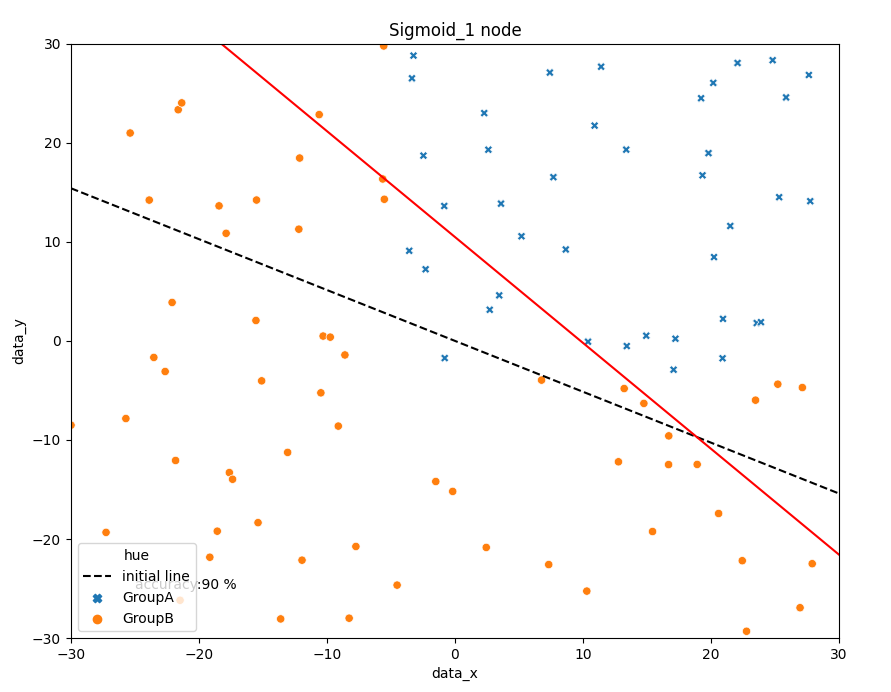

This figure's Python source:
from matplotlib import colors
import seaborn as sns
import pandas as pd
import numpy as np
import matplotlib.pyplot as plt
import timeit
plt.figure(figsize=(9, 7))
plt.axis([-30, 30, -30, 30])

# import dataset.csv and processing Label

data = pd.read_csv("dataset.csv", index_col="Unnamed: 0")

# Activation functon


def sigmoid(x):
    y = 1/(1+np.exp(-x))
    return(y)


def relu(x):
    if x >= 0:
        y = x
    else:
        y = 0
    return y


def step(x):
    if x >= 0:
        y = 1
    else:
        y = 0
    return y

# Define 'sigmoid', 'relu' derivate function


def der_sigmoid(x):
    y = sigmoid(x) * (1 - sigmoid(x))
    return y


def der_relu(x):
    if x >= 0:
        y = 1
    else:
        y = 0
    return y

# Inital Value and Parameter


features = data[["data_x", "data_y"]]
Label = data["Label"]

n_feature = features.shape[1]
n_output = 1
iteration = 1000
learning_rate = 0.01

W = np.random.rand(n_feature, 1)
b = np.zeros(n_output)

# ForwardPropagation


def forward_propagtion(x, w, b, opt='sigmoid'):
    net_out = np.zeros(x.shape[0])
    function_out = np.zeros(x.shape[0])
    for i in range(data.shape[0]):
        x_i = x.iloc[i]
        net_out[i] = (np.matmul(x_i, w) + b)

        if (opt == 'sigmoid'):
            function_out[i] = sigmoid(net_out[i])
        elif (opt == 'relu'):
            function_out[i] = relu(net_out[i])

    return function_out

# Backpropagation


def back_propagation(x, y, w, b, learn_rate=learning_rate, opt='sigmoid'):
    net_out = np.zeros(x.shape[0])
    function_out = np.zeros(x.shape[0])

    for i in range(Label.shape[0]):
        x_i = x.iloc[i]
        net_out[i] = np.matmul(x_i, w) + b
        function_out[i] = sigmoid(net_out[i])

        if opt == 'sigmoid':
            w[0] = w[0] + learning_rate * (y.iloc[i] - function_out[i]) * function_out[i] * \
                (1-function_out[i]) * x_i[0]
            w[1] = w[1] + learning_rate * (y.iloc[i] - function_out[i]) * function_out[i] * \
                (1-function_out[i]) * x_i[1]
            b = b + learning_rate * (y.iloc[i] - function_out[i]) * function_out[i] * \
                (1-function_out[i]) * 1

        elif opt == 'relu':
            w[0] = w[0] + learning_rate * \
                (y.iloc[i] - function_out[i]) * der_relu(net_out[i]) * x_i[0]
            w[1] = w[1] + learning_rate * \
                (y.iloc[i] - function_out[i]) * der_relu(net_out[i]) * x_i[1]
            b = b + learning_rate * \
                (y.iloc[i] - function_out[i]) * der_relu(net_out[i]) * 1

    return w, b

# Initial line


line_x = np.linspace(-30, 30, 100)
line_y = -W[0] / W[1] * line_x - b / W[1]
plt.plot(line_x, line_y, '--k', label='initial line')

# Run whole batch
start_time = timeit.default_timer()
for i in range(iteration):
    activate_out = forward_propagtion(features, W, b, opt='sigmoid')
    W, b = back_propagation(features, Label, W, b, opt='sigmoid')
end_time = timeit.default_timer()

operating_time = round(end_time - start_time, 1)
print(f"{operating_time}초 걸렸습니다.")

# Accuracy

prediction = pd.Series(np.around(activate_out))
data["prediction"] = prediction

accuracy = 0
for i in range(data.shape[0]):
    if data["Label"].iloc[i] == data['prediction'].iloc[i]:
        accuracy += 1

sns.scatterplot(data=data, x="data_x", y="data_y",
                hue="hue", hue_order=["GroupA", "GroupB"],
                style="hue")

print(f'Accuracy : {accuracy} %')

# Visualization

line_x = np.linspace(-30, 30, 100)
line_y = -W[0] / W[1] * line_x - b / W[1]
plt.plot(line_x, line_y, 'r', label='final line')

plt.title('Sigmoid_1 node')
plt.text(-25, -25, 'accuracy:' + str(accuracy) + ' %')
plt.show()
